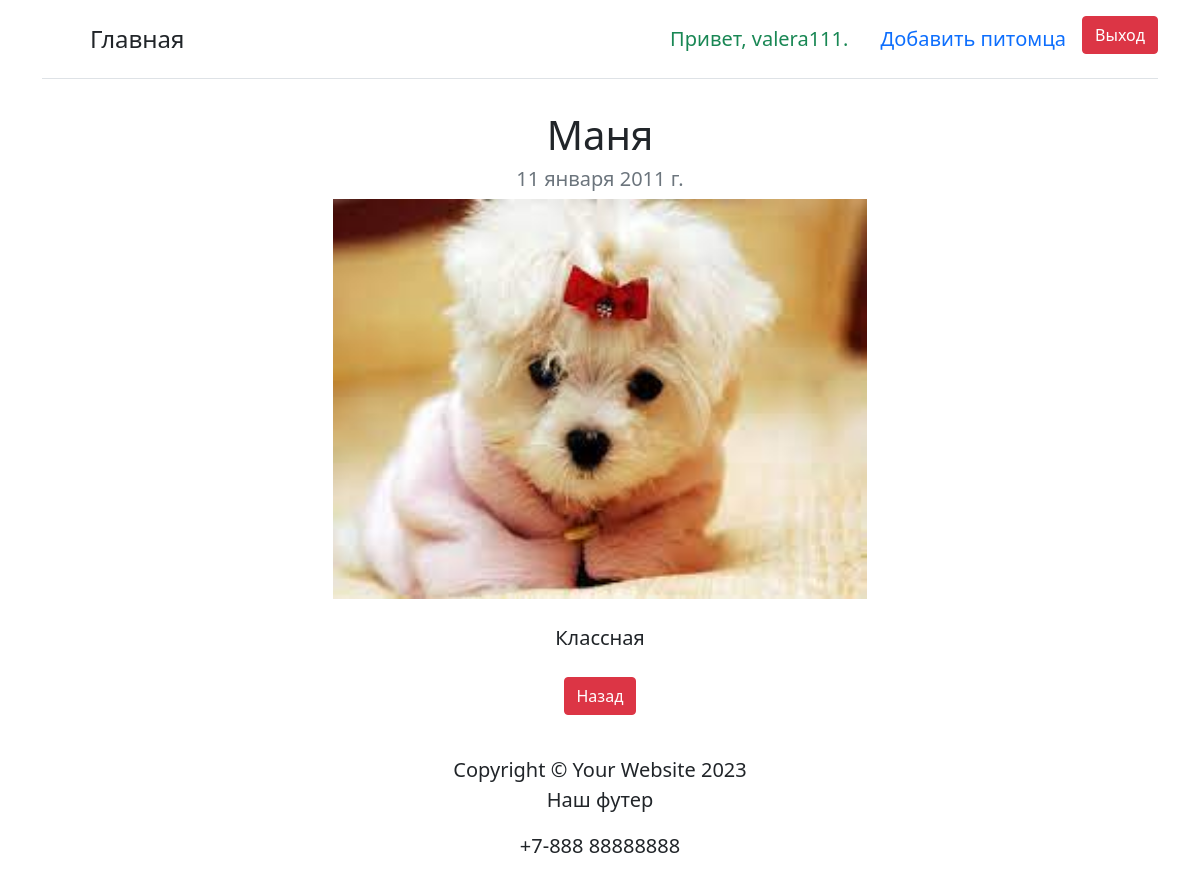
The page /project/5/ (signed in) on the database its author committed.
### firstapp/models.py (models this page shows, shortened)
class Pet(models.Model):
    user = models.ForeignKey(User, on_delete=models.CASCADE, default=1)
    title = models.CharField(max_length=40,verbose_name='Кличка')
    description = models.TextField(verbose_name='Описание')
    image = models.ImageField(verbose_name='Изображение животного',upload_to='pets/images')
    data = models.DateField(verbose_name='День рождение питомца')
    class Meta:
        verbose_name = 'Животные'

### firstapp/views.py (the view)
# urls.py: path('project/<int:pet_id>/', views.pet_detail, name='pet_detail'),
@login_required
def pet_detail(request, pet_id):
    pet = get_object_or_404(Pet, pk=pet_id)
    return render(request, "pet_detail.html", {"pet": pet})

### firstapp/templates/pet_detail.html (shortened to what this page needs)
{% extends 'layout.html' %}
{% block content %}
<div class="text-center ">
  <h1>{{pet.title}}</h1>
  <h2 class="my-2 h5 text-muted">{{pet.data}}</h2>
  <img class='pet_img' src="{{pet.image.url}}" alt="{{pet.title}}" class="img-fluid">
  <div class="my-4">
  {{pet.description|safe}}
  </div>
  <a href="javascript:history.go(-1)" class="btn btn-danger">Назад</a>
</div>
{% endblock %}

### firstapp/templates/navbar.html (shortened to what this page needs)
{% load static %}
<div class="container">
    <header class="d-flex flex-wrap justify-content-center py-3 mb-4 border-bottom">
      <a href="/" class="d-flex align-items-center mb-3 mb-md-0 me-md-auto text-dark text-decoration-none">
        <svg class="bi me-2" width="40" height="32"><use xlink:href="#bootstrap"/></svg>
        <span class="fs-4">Главная</span>
      </a>
           {% if user.is_authenticated %}
      <li class="nav-item"><a class="nav-link text-success">Привет, {{ user.username }}.</a></li>
      {% if user.is_superuser %}
        <li class="nav-item"><a class="nav-link" href={% url 'admin:index' %}>Админка</a></li>
      {% else %}
      <li class="nav-item"><a class="nav-link" href={% url 'pet_list' %}>Добавить питомца</a></li>
      {% endif %}
      <li class="nav-item"><a class="btn btn-danger" href={% url 'logout' %}>Выход</a></li>
    {% else %}
    <li class="nav-item"><a class="nav-link" href={% url 'register' %}>Регистрация</a></li>
    <li class="nav-item"><a class="nav-link" href={% url 'login' %}>Авторизация</a></li>
    {% endif %}
    </header>
  </div>

### firstapp/templates/navbar.html (style rules this page uses)
.container { font-size: 20px; }
li { list-style:none; }

### firstapp/templates/pet_detail.html (style rules this page uses)
.pet_img { height: 400px; }

### rows shown on the page
Pet: title "Маня", data "11 января 2011 г.", image (picture), description "Классная"

### other values the page prints
{{ user.username }} "valera111"
